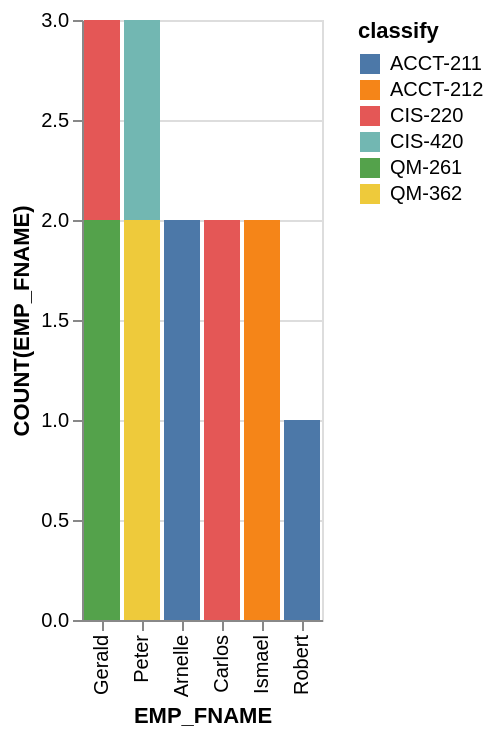

Write the Vega-Lite specification saved for this chart.
### Vega-Lite specification from a JSON file in a GitHub repository (floating-point values rounded to 4 significant figures)
{"data": {"values": [{"x_data": "Arnelle", "y_data": 2, "classify": "ACCT-211"}, {"x_data": "Carlos", "y_data": 0, "classify": "ACCT-211"}, {"x_data": "Gerald", "y_data": 0, "classify": "ACCT-211"}, {"x_data": "Ismael", "y_data": 0, "classify": "ACCT-211"}, {"x_data": "Peter", "y_data": 0, "classify": "ACCT-211"}, {"x_data": "Robert", "y_data": 1, "classify": "ACCT-211"}, {"x_data": "Arnelle", "y_data": 0, "classify": "ACCT-212"}, {"x_data": "Carlos", "y_data": 0, "classify": "ACCT-212"}, {"x_data": "Gerald", "y_data": 0, "classify": "ACCT-212"}, {"x_data": "Ismael", "y_data": 2, "classify": "ACCT-212"}, {"x_data": "Peter", "y_data": 0, "classify": "ACCT-212"}, {"x_data": "Robert", "y_data": 0, "classify": "ACCT-212"}, {"x_data": "Arnelle", "y_data": 0, "classify": "CIS-220"}, {"x_data": "Carlos", "y_data": 2, "classify": "CIS-220"}, {"x_data": "Gerald", "y_data": 1, "classify": "CIS-220"}, {"x_data": "Ismael", "y_data": 0, "classify": "CIS-220"}, {"x_data": "Peter", "y_data": 0, "classify": "CIS-220"}, {"x_data": "Robert", "y_data": 0, "classify": "CIS-220"}, {"x_data": "Arnelle", "y_data": 0, "classify": "CIS-420"}, {"x_data": "Carlos", "y_data": 0, "classify": "CIS-420"}, {"x_data": "Gerald", "y_data": 0, "classify": "CIS-420"}, {"x_data": "Ismael", "y_data": 0, "classify": "CIS-420"}, {"x_data": "Peter", "y_data": 1, "classify": "CIS-420"}, {"x_data": "Robert", "y_data": 0, "classify": "CIS-420"}, {"x_data": "Arnelle", "y_data": 0, "classify": "QM-261"}, {"x_data": "Carlos", "y_data": 0, "classify": "QM-261"}, {"x_data": "Gerald", "y_data": 2, "classify": "QM-261"}, {"x_data": "Ismael", "y_data": 0, "classify": "QM-261"}, {"x_data": "Peter", "y_data": 0, "classify": "QM-261"}, {"x_data": "Robert", "y_data": 0, "classify": "QM-261"}, {"x_data": "Arnelle", "y_data": 0, "classify": "QM-362"}, {"x_data": "Carlos", "y_data": 0, "classify": "QM-362"}, {"x_data": "Gerald", "y_data": 0, "classify": "QM-362"}, {"x_data": "Ismael", "y_data": 0, "classify": "QM-362"}, {"x_data": "Peter", "y_data": 2, "classify": "QM-362"}, {"x_data": "Robert", "y_data": 0, "classify": "QM-362"}]}, "mark": "bar", "encoding": {"x": {"field": "x_data", "type": "nominal", "title": "EMP_FNAME", "sort": {"op": "sum", "field": "y_data", "order": "descending"}}, "y": {"field": "y_data", "type": "quantitative", "title": "COUNT(EMP_FNAME)"}, "color": {"field": "classify"}}}
